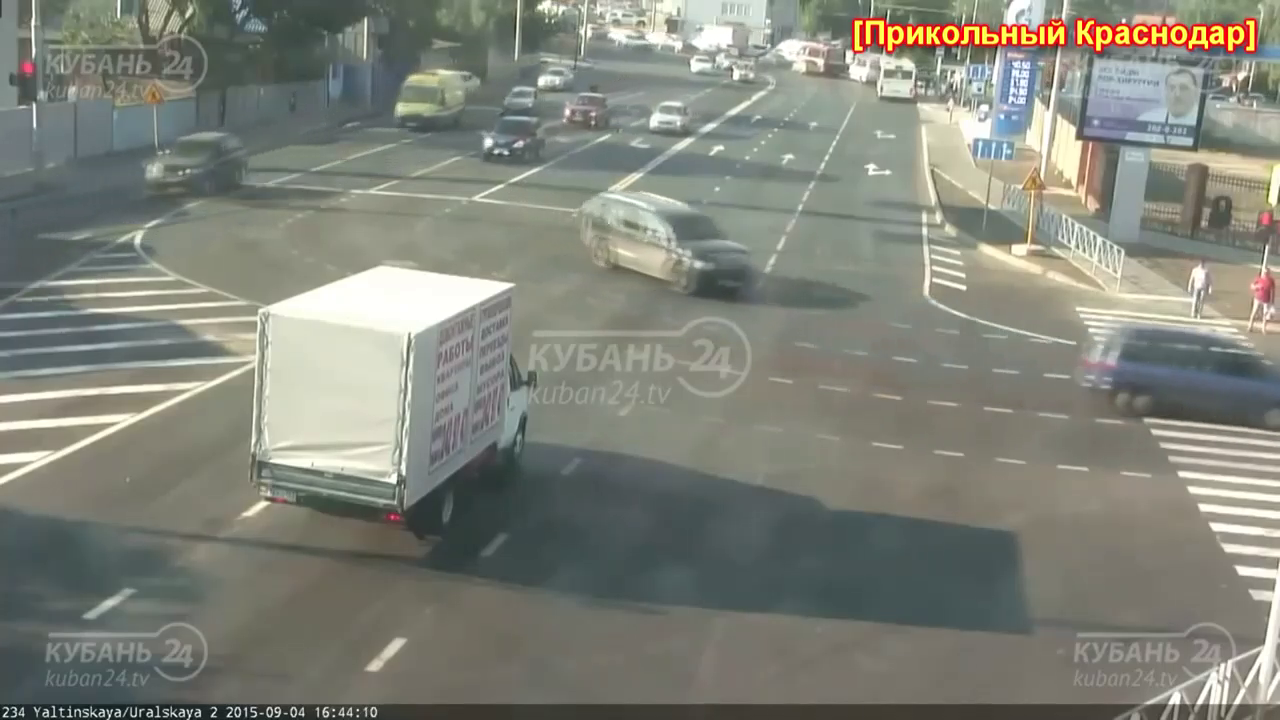
#> input picture frame 32 of resources/dtp2.mp4, 1280 x 720 px, given in place of Street.mp4, which was not available
$ python detector_integrated.py
#> lines starting #> are read from the running program, lines starting #| are printed output that depends on the picture; pictures that were not available may be replaced by others from this repository, and a replacement may not be noted
### tracker.py
import math

class Tracker:
    def __init__(self):
        self.point_center = {}
        self.missing_count = {}  # Nuevo diccionario para contar fotogramas perdidos
        self.id_count = 1

    def Tracking(self, objects):
        object_id = []

        for rect in objects:
            x, y, w, h = rect
            cx = (x + x + w) // 2
            cy = (y + y + h) // 2

            object_det = False
            for id, pt in self.point_center.items():
                dist = math.hypot(cx - pt[0], cy - pt[1])

                if dist < 150:  #Umbral de distancia
                    self.point_center[id] = (cx, cy)
                    self.missing_count[id] = 0  # Restablece el contador
                    object_id.append([x, y, w, h, id])
                    object_det = True
                    break

            if not object_det:
                self.point_center[self.id_count] = (cx, cy)
                self.missing_count[self.id_count] = 0
                object_id.append([x, y, w, h, self.id_count])
                self.id_count += 1

        # Incrementa el contador de objetos no detectados
        for id in list(self.point_center.keys()):
            if id not in [obj[-1] for obj in object_id]:  # Si no está en la lista de detecciones
                self.missing_count[id] += 1

            # Elimina el objeto si no ha sido detectado en 5 fotogramas consecutivos
            if self.missing_count[id] > 5:
                del self.point_center[id]
                del self.missing_count[id]

        return object_id

### detector_integrated.py
import cv2
import numpy as np
from tracker import *

following = Tracker()
cap = cv2.VideoCapture("resources/Street.mp4")
detection = cv2.createBackgroundSubtractorMOG2(history=10000, varThreshold=12)

# Función para detectar el color predominante
# [34 lines left out: function get_dominant_color, not called in this run]

# Diccionario para almacenar el conteo de vehículos por cada carril
lane_count_dict = {1: 0, 2: 0, 3: 0, 4: 0, 5: 0}
vehicle_ids_per_lane = {1: set(), 2: set(), 3: set(), 4: set(), 5: set()}

# Función para contar vehículos por carril
def count_vehicles_by_lane(current_ids):
    for id, (x, y, lane_num) in text_position_dict.items():
        if id not in vehicle_ids_per_lane[lane_num]:
            vehicle_ids_per_lane[lane_num].add(id)
            lane_count_dict[lane_num] += 1

# Función para hacer zoom en toda la zona de los carriles
# [4 lines left out: function zoom_in_on_zone, not called in this run]

frame_count = 0
process_interval = 5
color_dict = {}
text_position_dict = {}  # Diccionario para almacenar la posición del texto y el carril por ID
show_lane_count_window = False  # Variable para controlar la ventana de conteo
zoom_enabled = False  # Control para activar/desactivar el zoom
zoom_factor = 2  # Nivel inicial de zoom
zoom_step = 20  # Desplazamiento de zoom por tecla de dirección
video_paused = False  # Control para pausar/reanudar el video

# Función para clasificar vehículos según su tamaño
# [8 lines left out: function clasificar_vehiculo, not called in this run]


while True:
    if not video_paused or not zoom_enabled:
        ret, frame = cap.read()
#> frame is the input picture: shape (720, 1280, 3); mean B, G, R 121.8, 131.6, 129.2
        if not ret:
            break

        frame = cv2.resize(frame, (1280, 720))
        zone = frame[220:1076, 200:1910]  # Zona de los carriles
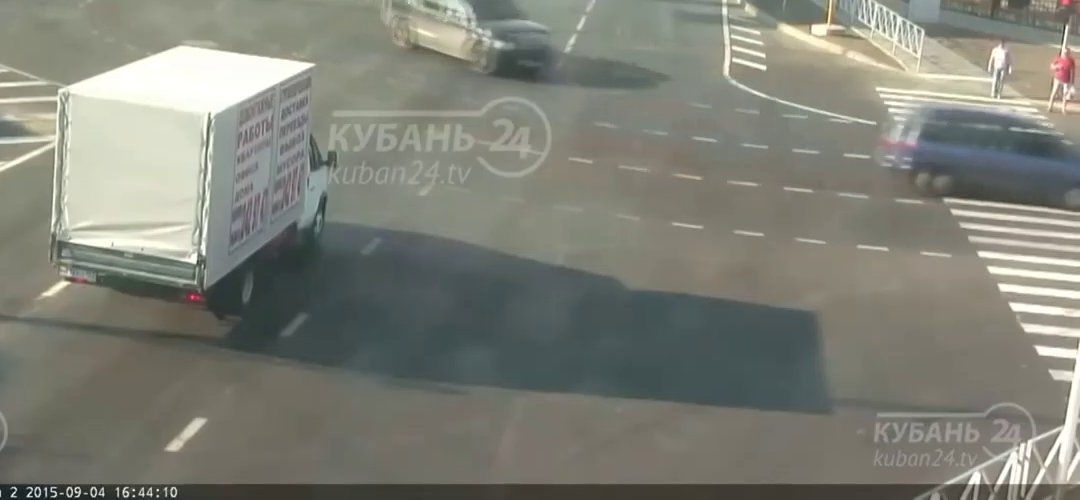
#> zone: shape (500, 1080, 3); mean B, G, R 119.1, 128.9, 127.6
        zone_width = zone.shape[1]
#> zone_width = 1080
        lane_width = zone_width // 5
#> lane_width = 216

        # Aplicar detección de fondo
        mask = detection.apply(zone)
#> mask: shape (500, 1080); every value is 127
        _, mask = cv2.threshold(mask, 254, 255, cv2.THRESH_BINARY)
#> mask: shape (500, 1080); every value is 0
        contours, _ = cv2.findContours(mask, cv2.RETR_TREE, cv2.CHAIN_APPROX_SIMPLE)
#> contours = []
        detections = []

        for count in contours:
            area = cv2.contourArea(count)
            if area > 800:
                x, y, width, height = cv2.boundingRect(count)
                print(f'Dimenciones del vehiculo detectado - Ancho: {width}, Alto: {height}, Area: {width * height}')
                vehicle_type = clasificar_vehiculo(width, height)  # Clasificar el vehículo
                cv2.rectangle(zone, (x, y), (x + width, y + height), (0, 255, 0), 2)
                cv2.putText(zone, vehicle_type, (x, y - 30), cv2.FONT_HERSHEY_SIMPLEX, 0.5, (255, 0, 255), 2)
                detections.append([x, y, width, height])
#> this loop made 0 passes
#> after the loop, detections = []

        if frame_count % process_interval == 0:
            info_id = following.Tracking(detections)
#> after the loop in Tracking, `for rect in objects:`: self.id_count = 1; self.missing_count = 0 items
#> info_id = []
            current_ids = set()

            for inf in info_id:
                x, y, width, height, id = inf
                lane_num = x // lane_width + 1
                center_x, center_y = x + width // 2, y + height // 2
                small_roi = zone[center_y - height // 4:center_y + height // 4,
                                 center_x - width // 4:center_x + width // 4]
                blurred_roi = cv2.GaussianBlur(small_roi, (15, 15), 0)
                color_bgr = get_dominant_color(blurred_roi)
                color_dict[id] = color_bgr

                text_position_dict[id] = (x, y, lane_num)
                current_ids.add(id)
#> after the loop, color_dict = 0 items; current_ids = 0 items; text_position_dict = 0 items

            for id in list(color_dict.keys()):
                if id not in current_ids:
                    del color_dict[id]
                    del text_position_dict[id]

            # Llamar a la función para contar vehículos por carril
            count_vehicles_by_lane(current_ids)
#> after the loop in count_vehicles_by_lane, `for id, (x, y, lane_num) in text_position_dict.items():`: lane_count_dict = {1: 0, 2: 0, 3: 0, 4: 0, 5: 0}

        # Dibujar información sobre los vehículos detectados
        for id, (x, y, lane_num) in text_position_dict.items():
            color_bgr = color_dict.get(id, (128, 128, 128))
            cv2.putText(zone, f"ID:{id} C:{lane_num}", (x, y - 15), cv2.FONT_HERSHEY_PLAIN, 1, (0, 0, 0), 2)
            text_width = 80
            circle_x = x + text_width + 5
            circle_y = y - 15
            cv2.circle(zone, (circle_x, circle_y), 10, color_bgr, -1)  #Color del vehiculo

    # Mostrar zoom si está activado
    if zoom_enabled:
        zoomed_zone = zoom_in_on_zone(zone, zoom_factor)
        cv2.imshow("Zoom", zoomed_zone)

    # Mostrar la ventana de conteo de vehículos si está activada
    if show_lane_count_window:
        count_window = np.zeros((200, 300, 3), dtype=np.uint8) * 255
        for i, lane in enumerate(lane_count_dict, start=1):
            count = lane_count_dict[lane]
            cv2.putText(count_window, f"Carril {lane}: {count}", (10, i * 30), cv2.FONT_HERSHEY_SIMPLEX, 0.7, (255, 255, 255), 2)
        cv2.imshow("Vehiculos", count_window)

    cv2.imshow("Camara de seguridad", frame)  #Ventana Principal

    frame_count += 1
    key = cv2.waitKey(5)
#> (key Esc is pressed here)
    if key == 27:  # Presionar ESC para salir
        break
    elif key == ord('c'):  # Alternar la ventana de conteo con la tecla 'c'
        show_lane_count_window = not show_lane_count_window
    elif key == ord('z'):  # Alternar el zoom con la tecla 'z'
        zoom_enabled = not zoom_enabled
    elif key == ord('+'):  # Incrementar el factor de zoom con la tecla '+'
        zoom_factor += 1
    elif key == ord('-') and zoom_factor > 1:  # Disminuir el factor de zoom con la tecla '-'
        zoom_factor -= 1
    elif key == ord('d') and zoom_enabled:  # Pausar/reanudar video con la tecla 'd' si el zoom está activado
        video_paused = not video_paused

cap.release()
cv2.destroyAllWindows()

$ run again, starting later in the video
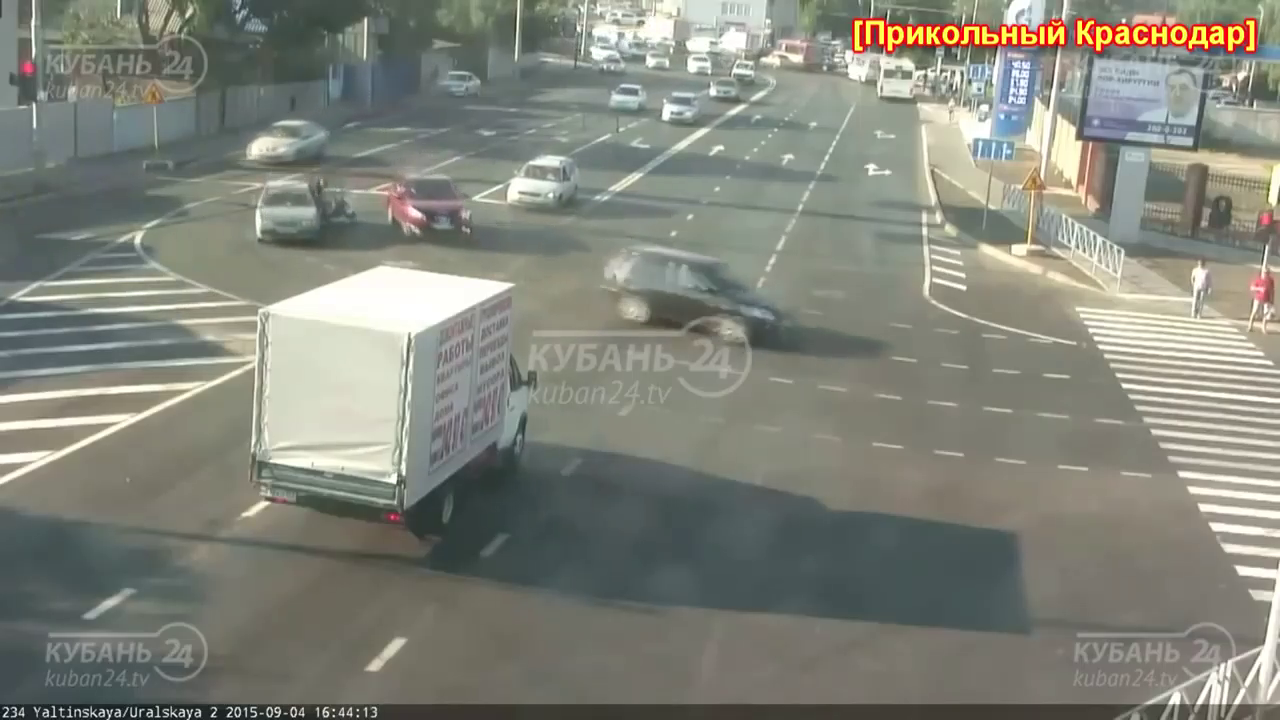
#> input picture frame 146 of resources/dtp2.mp4, 1280 x 720 px, given in place of Street.mp4, which was not available
#> frame is the input picture: shape (720, 1280, 3); mean B, G, R 122.9, 132.8, 130.7
#> `zone = frame[220:1076, 200:1910]`:
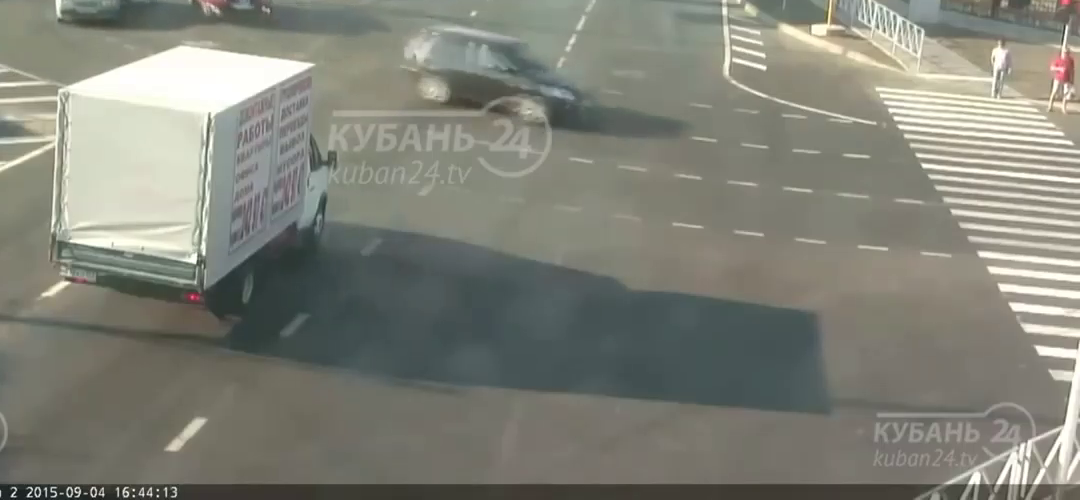
#> zone: shape (500, 1080, 3); mean B, G, R 120.6, 130.8, 129.8
#> contours = []
#> after the loop in Tracking, `for rect in objects:`: self.id_count = 1; self.missing_count = 0 items
#> info_id = []
#> after the loop `for inf in info_id:`: color_dict = 0 items
#> after the loop in count_vehicles_by_lane, `for id, (x, y, lane_num) in text_position_dict.items():`: lane_count_dict = {1: 0, 2: 0, 3: 0, 4: 0, 5: 0}

$ run again, starting later in the video
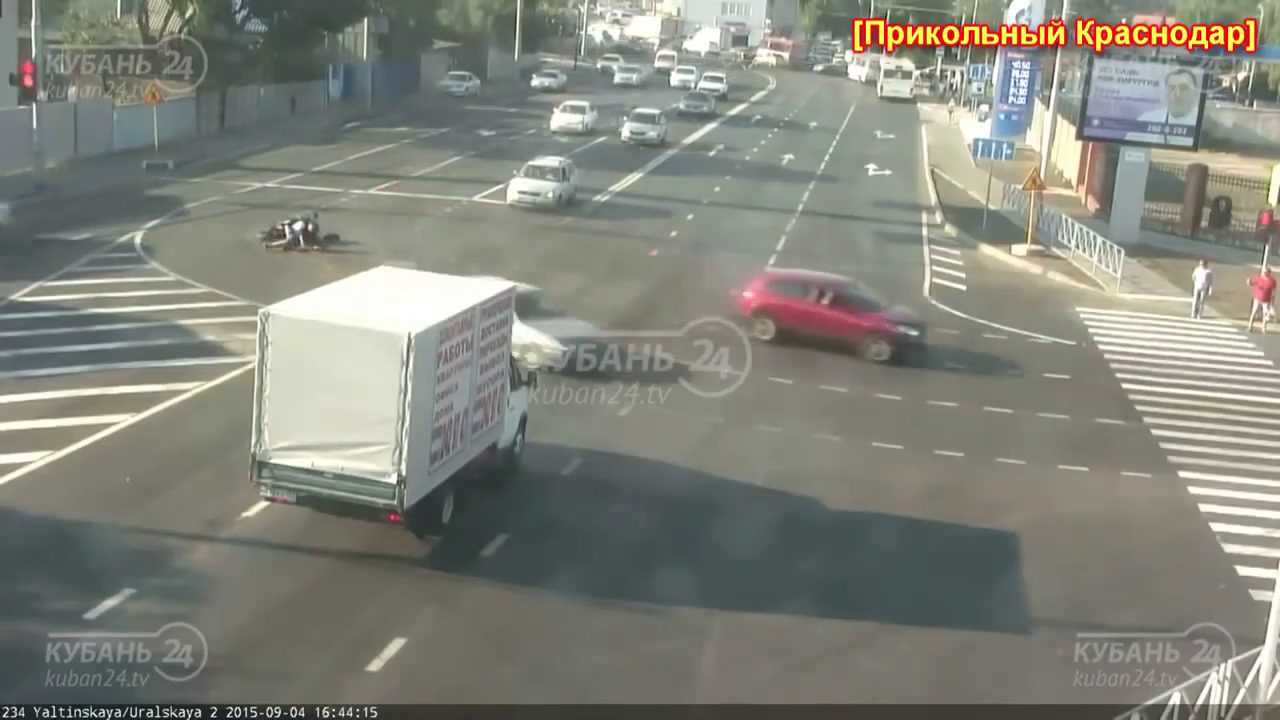
#> input picture frame 260 of resources/dtp2.mp4, 1280 x 720 px, given in place of Street.mp4, which was not available
#> frame is the input picture: shape (720, 1280, 3); mean B, G, R 122.6, 132.5, 131
#> `zone = frame[220:1076, 200:1910]`:
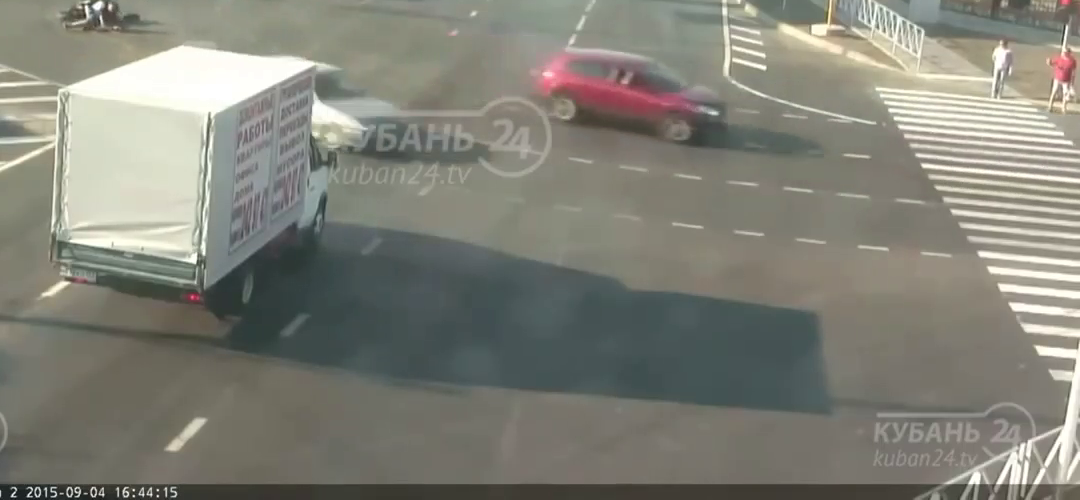
#> zone: shape (500, 1080, 3); mean B, G, R 120.4, 130.2, 130.4
#> contours = []
#> after the loop in Tracking, `for rect in objects:`: self.id_count = 1; self.missing_count = 0 items
#> info_id = []
#> after the loop `for inf in info_id:`: color_dict = 0 items
#> after the loop in count_vehicles_by_lane, `for id, (x, y, lane_num) in text_position_dict.items():`: lane_count_dict = {1: 0, 2: 0, 3: 0, 4: 0, 5: 0}
